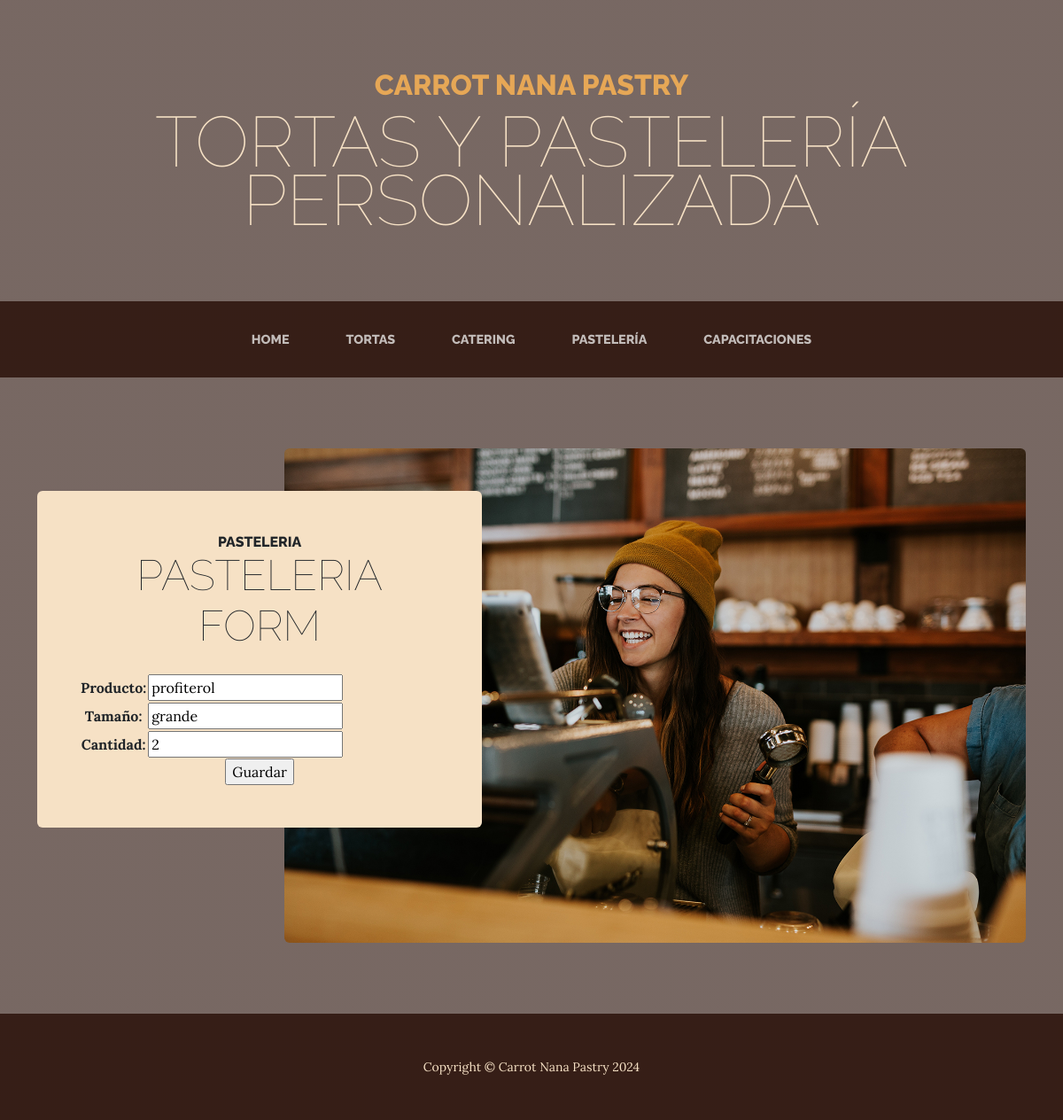
/pasteleria/update/3/, run on the app's committed database.
### carrot_app/models.py (models this page shows, shortened)
class Pasteleria(models.Model):
    producto = models.CharField(max_length=40)
    tamaño = models.CharField(max_length=40)
    cantidad = models.IntegerField()

### carrot_app/views.py (the view)
# urls.py: path('pasteleria/update/<int:pk>/', PasteleriaUpdate.as_view(), name='pasteleria_update'),
class PasteleriaUpdate(UpdateView):
    model = Pasteleria
    fields = '__all__'
    success_url = reverse_lazy('pasteleria_pedidos')

### carrot_app/templates/carrot_app/pasteleria_form.html (shortened to what this page needs)
{% extends 'carrot_app/index.html'%}
{%block content%}
<img class="intro-img img-fluid mb-3 mb-lg-0 rounded" src="assets/img/intro.jpg" alt="..." />
            <div class="intro-text left-0 text-center bg-faded p-5 rounded">
                <h2 class="section-heading mb-4">
                    <span class="section-heading-upper">Pasteleria</span>
                    <span class="section-heading-lower">Pasteleria Form</span>
                </h2>
                <form action="{% url 'pasteleria_create' %}" method="post">
                <table>
                    {{ form.as_table }}
                </table>
                <input type="submit" value="Guardar">
            </form>
            </div>
{% endblock content%}

### data on the page
Pasteleria: producto "profiterol", tamaño "grande", cantidad "2"
